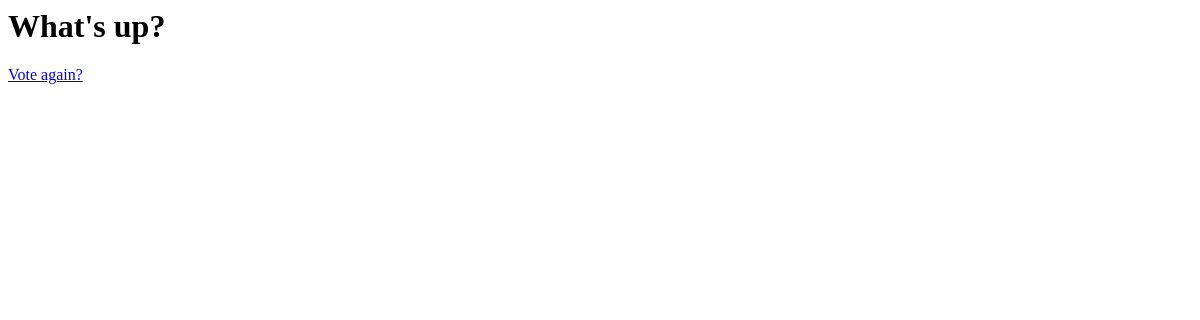
Before: /polls/1/results/ with the older database file.
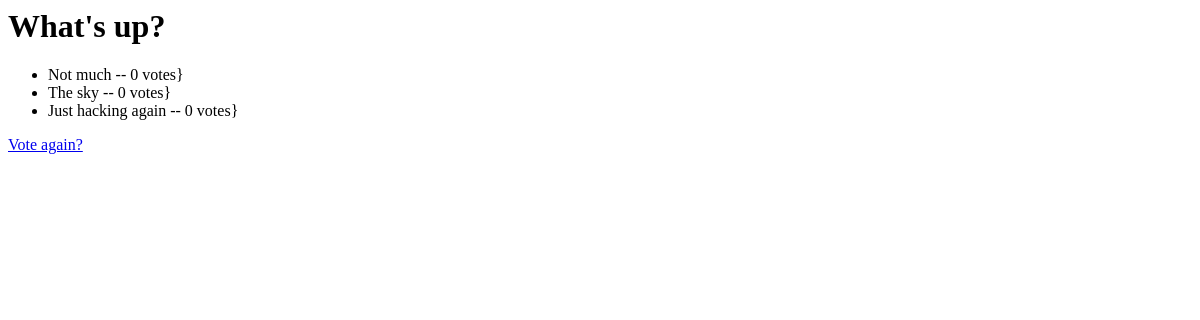
After: the same page with the newer database file.
### polls/models.py (models this page shows, shortened)
class Question(models.Model):
    question_text = models.CharField(max_length = 200)
    pub_date = models.DateTimeField("date published")

class Choice(models.Model):
    question = models.ForeignKey(Question, on_delete=models.CASCADE)
    choice_text = models.CharField(max_length = 200)
    votes = models.IntegerField(default=0)

### polls/views.py (the view)
# urls.py: path("<int:pk>/results/", views.ResultsView.as_view(), name="results"),
class ResultsView(generic.DetailView):
    model = Question
    template_name = "polls/results.html"

### polls/templates/polls/results.html
<h1>{{ question.question_text }}</h1>
<ul>
{% for choice in question.choice_set.all %}
    <li>{{ choice.choice_text }} -- {{ choice.votes }} vote{{ choice.votes|pluralize }}}</li>
{% endfor %}
</ul>
<a href="{% url 'polls:detail' question.id %}">Vote again?</a>

Changed rows visible on the page:
added Choice: choice_text "Not much", votes "0"
added Choice: choice_text "The sky", votes "0"
added Choice: choice_text "Just hacking again", votes "0"
